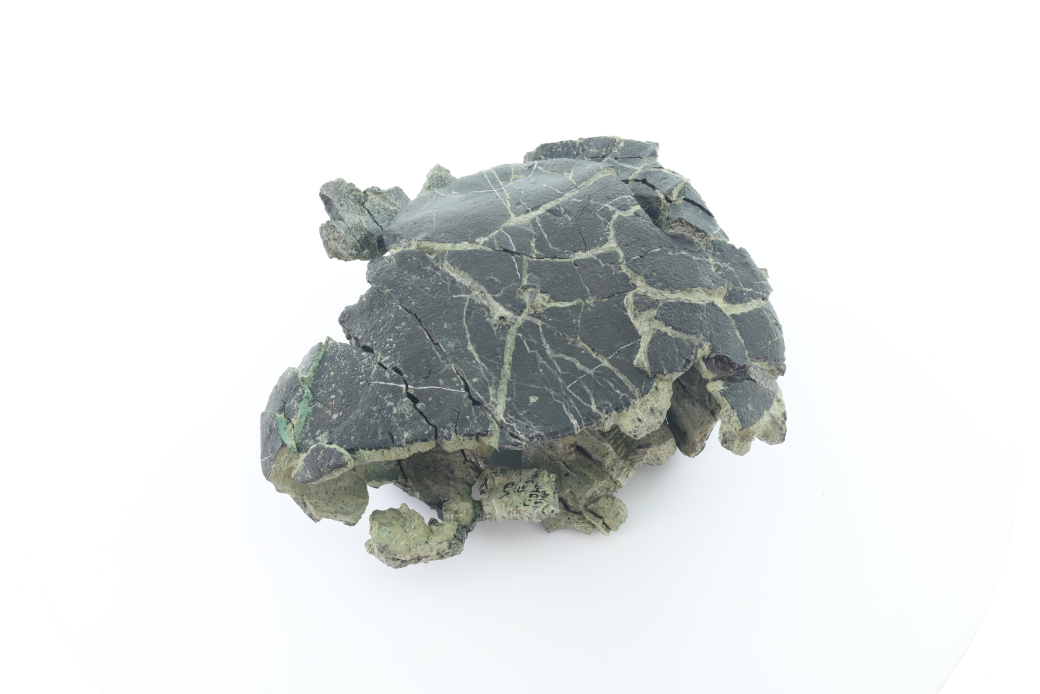
#> input picture test_directories/fresh_data/UF-IZ-turtle/series/noscale/IMG_6121.JPG, 6240 x 4160 px, given as the content of the folder IL/Photogrammetry/2022_11/UF_UF_244450/Images/noscale/images, which was not available (shown at 1/6 size)
$ python mask_examples.py
#> lines starting #> are read from the running program, lines starting #| are printed output that depends on the picture; after the words box and inside, x2 and y2 are one past the last pixel; in counts of white or black regions, pixels touching at a corner belong together; pictures that were not available may be replaced by others from this repository, and a replacement may not be noted
### pylib/makeMasks.py
import numpy as np
import cv2
import glob
import time
from numpy.linalg import norm
import os
import imutils
from concurrent.futures import ThreadPoolExecutor

def pgOtsuMask(img,dilate_intensity=0.3,show=False):

    #scale_percent = 30
    initial_dim = [img.shape[1],img.shape[0]]

    #dim = (int(img.shape[1] * scale_percent / 100), int(img.shape[0] * scale_percent / 100))
    #img = cv2.resize(img, dim)
    img = imutils.resize(img, width=500)

    # figure out if the background is black
    lightness = np.average(norm(img, axis=2)) / np.sqrt(3)
    has_black_bg = lightness < 127
    if show:
        if has_black_bg:
            print("Detected black background")
        else:
            print("Detected white background")

    start_time = time.time()  ##################################################

    # TODO apply propor to image size
    img = cv2.GaussianBlur(img, (5, 5), 0)

    if show:
        print("Time taken for blur --- %s seconds ---" % (time.time() - start_time))
        cv2.imshow("blur",img)
        cv2.waitKey(0)
        start_time = time.time()

    start_time = time.time() ##################################################

    img = cv2.cvtColor(img, cv2.COLOR_BGR2GRAY)
    mask = cv2.threshold(img, 0, 255, #240
                           cv2.THRESH_BINARY | cv2.THRESH_OTSU)[1]

    if not has_black_bg:
        mask = cv2.bitwise_not(mask)

    segment_pix_size = np.sum(img == 255)

    if show:
        print("Time taken for otsu --- %s seconds ---" % (time.time() - start_time))
        cv2.imshow("mask", mask)
        cv2.waitKey(0)
        start_time = time.time()

    k_size = int(dilate_intensity * 25)
    kernel = np.ones((k_size, k_size), np.uint8)
    mask = cv2.dilate(mask, kernel, iterations=1)

    if show:
        print("Time taken for dilate --- %s seconds ---" % (time.time() - start_time))
        cv2.imshow("dilated", mask)
        cv2.waitKey(0)
        start_time = time.time()

    #kernel = cv2.getStructuringElement(cv2.MORPH_ELLIPSE, (20, 20))
    #mask = cv2.morphologyEx(mask, cv2.MORPH_OPEN, kernel)

    #mask = cv2.morphologyEx(mask, cv2.MORPH_CLOSE, cv2.getStructuringElement(cv2.MORPH_RECT, (3, 3)), iterations=3)
    contour, hier = cv2.findContours(mask, cv2.RETR_CCOMP, cv2.CHAIN_APPROX_SIMPLE)

    mask = np.zeros(img.shape)
    for cnt in contour:
        cv2.drawContours(mask, [cnt], 0, 255, -1)
    mask = mask.astype(np.uint8)

    if show:
        print("Time taken for close --- %s seconds ---" % (time.time() - start_time))
        cv2.imshow("closed", mask)
        cv2.waitKey(0)
        start_time = time.time()

    # Connected components with stats.
    labels, output, stats, centroids = cv2.connectedComponentsWithStats(mask, connectivity=4)

    # remove small components for speed
    remove_barcodes_by_rectangle = False
    #remove_barcodes_by_center = False

    if remove_barcodes_by_rectangle:
        is_rectangle = []
        for l in range(labels):
            points = np.argwhere(output == l)
            rect = cv2.minAreaRect(points)
            box = cv2.boxPoints(rect)
            print(box)
            w = abs(box[1,0] - box[0,0])
            h = abs(box[2,1] - box[0,1])
            print(stats[l, cv2.CC_STAT_AREA])
            print(h*w)
            is_rectangle.append(abs(h*w - stats[l, cv2.CC_STAT_AREA]) < 10)
        non_rect_labels = [i for i, x in enumerate(is_rectangle) if x]

        # Find the largest non background component.
        # Note: range() starts from 1 since 0 is the background label.
        #max_label, max_size = max([(i, stats[i, cv2.CC_STAT_AREA]) for i in range(1, labels)], key=lambda x: x[1])
        label_areas = [(i, stats[i, cv2.CC_STAT_AREA]) for i in non_rect_labels] #range(1, labels)
        label_areas.sort(key=lambda x: x[1],reverse=True)
        top3_labels = list(zip(*label_areas[0:3]))[0]
        #print(top3_labels)
        #print(centroids)
        label_centroids = centroids[top3_labels,:]
        #print(label_centroids)
        img_mid = [np.shape(img)[1] / 2, np.shape(img)[0] / 2]
        #print(img_mid)
        centroid_dists = [sum(abs(c - img_mid)) for c in label_centroids]
        final_label = top3_labels[np.argmin(centroid_dists)]

    else:
        max_label, max_size = max([(i, stats[i, cv2.CC_STAT_AREA]) for i in range(1, labels)], key=lambda x: x[1])
        final_label = max_label

    mask = np.zeros(img.shape)
    mask[output == final_label] = 255

    if show:
        print("Time taken for comp --- %s seconds ---" % (time.time() - start_time))
        cv2.imshow("best component", mask)
        cv2.waitKey(0)

    mask = cv2.resize(mask,initial_dim)
    return(mask)

def makeMasks(folder_id, base_folder="N:/NaturalHistory/DIL/Photogrammetry/",mask_dilate_intensity=0.3,print_steps=False,show=False):
    """
            An automatic script to align and export images from a photogrammetry directory

            :param str OR list folder_id: the path to the photogrammetry folders formatted like so "2022-11/UF_Herp_104033"
                Can be a single path OR a list of paths like ["2022-11/UF_Herp_104033", "2022-11/UF_Herp_330234"]
            :param float mask_dilate_intensity: the amount to "puff out" masks
                Lower values make masks tighter to specimens but can lead to missed portions
            :param bool print_steps: specify whether to print detailed steps
            :param bool show: specify whether to show masked images for testing
                Shown images must be exited before next image will appear
    """
#> called with base_folder = 'N:/NaturalHistory/DIL/Photogrammetry/', mask_dilate_intensity = 0.3, print_steps = False, show = False

    if not isinstance(folder_id, list):
        folder_id = [folder_id]
    for f in folder_id:
        print("Starting folder " + f + "...")
        pg_directory = f
        pg_directory = base_folder + pg_directory + "/images"
        subdirs = [d[0] for d in os.walk(pg_directory)]

        print("Finding image paths...")
        for dir in subdirs:
            tif_paths = glob.glob(dir + '/*.tif', recursive=True)
            jpg_paths = glob.glob(dir + '/*.jpg', recursive=True)
            jpg_paths2 = glob.glob(dir + '/*.JPG', recursive=True)
            paths = tif_paths + jpg_paths + jpg_paths2

            init_start_time = time.time()

            print("Loading all images in batch...")
            start_time = time.time()
            with ThreadPoolExecutor(max_workers=32) as executor:
                imgs = list(executor.map(cv2.imread, paths))
#> imgs = 2 items
            if print_steps: print("Time taken for img read --- %s seconds ---" % (time.time() - start_time))

            i = 0
            for img,path in tuple(zip(imgs, paths)) :
                # [4 lines of commented-out code are left out]

                start_time = time.time()
                mask = pgOtsuMask(img,dilate_intensity=mask_dilate_intensity)
                if print_steps: print("Time taken for full size image --- %s seconds ---" % (time.time() - start_time))

                if show:
                    scale_percent = 20
                    dim = (int(img.shape[1] * scale_percent / 100), int(img.shape[0] * scale_percent / 100))
                    resized = cv2.resize(img, dim)
                    resized_mask = pgOtsuMask(resized)
                    cv2.imshow("img", resized)
                    cv2.waitKey(0)
                    cv2.imshow("mask", resized_mask)
                    cv2.waitKey(0)

                start_time = time.time()
                cv2.imwrite(path + ".mask.png",mask)
                if print_steps: print("Time taken for write --- %s seconds ---" % (time.time() - start_time))
                i += 1
                if (i % 25) == 0:
                    print("Number of images finished:" + str(i))
#> this loop made 2 passes
#> pass 1, in pgOtsuMask, `img = imutils.resize(img, width=500)`:
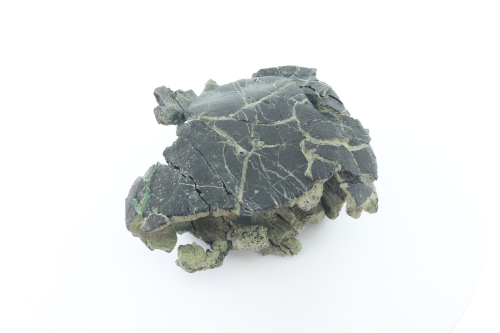
#> img: shape (333, 500, 3); mean of channels 0, 1, 2 225.3, 225.7, 223.1; drawn as B, G, R
#> pass 1, in pgOtsuMask, `mask = cv2.threshold(img, 0, 255,`:
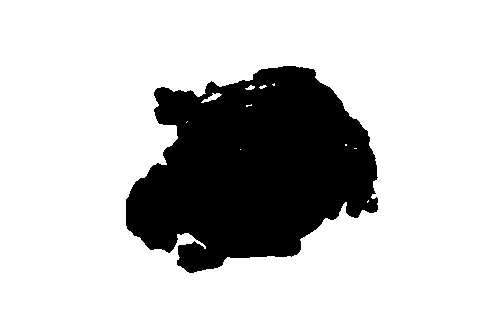
#> mask: shape (333, 500); 78.6% white; 1 black region, box (x1, y1, x2, y2) and area: (126, 66, 378, 273) 35584
#> after the loop, i = 2

        print("Finished one ID: total time taken --- %s seconds ---" % (time.time() - init_start_time))

### test/mask_examples.py
from makeMasks import makeMasks

makeMasks("N:/NaturalHistory/DIL/Photogrammetry/2022_11/UF_UF_244450/Images/noscale", print_steps=False, show=False)

$ run again, on test_directories/fresh_data/UF-IZ-turtle/series/noscale/IMG_6137.JPG
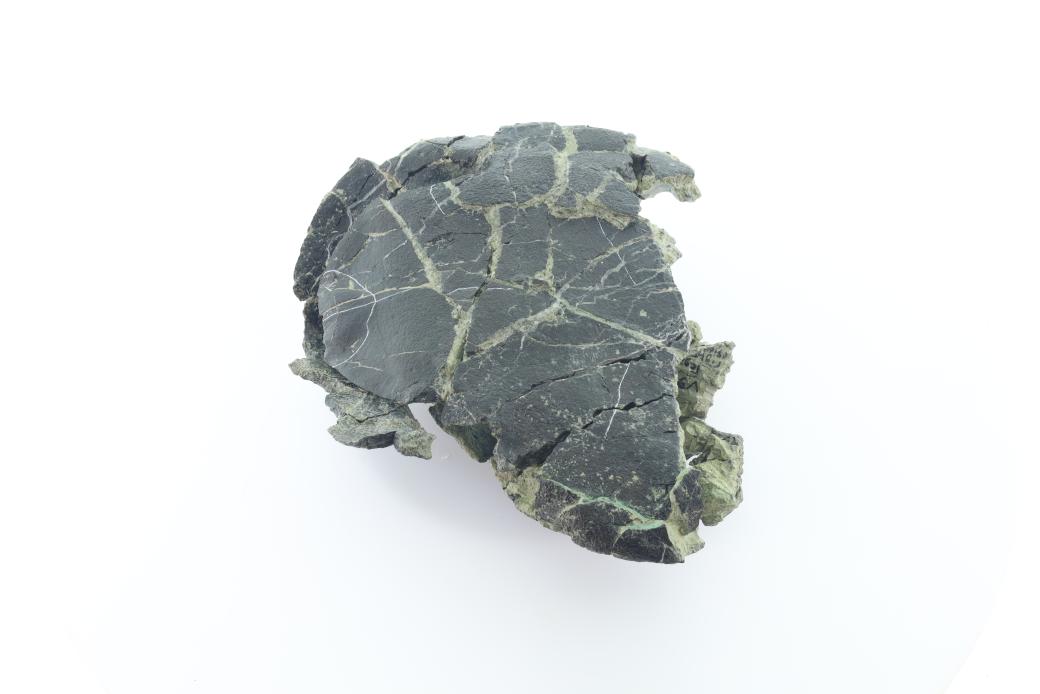
#> input picture test_directories/fresh_data/UF-IZ-turtle/series/noscale/IMG_6137.JPG, 6240 x 4160 px, given as the content of the folder IL/Photogrammetry/2022_11/UF_UF_244450/Images/noscale/images, which was not available (shown at 1/6 size)
#> imgs = 2 items
#> the loop in makeMasks, `for img,path in tuple(zip(imgs, paths)) : #print(path) #start_time = t..` made 2 passes
#> pass 1, in pgOtsuMask, `img = imutils.resize(img, width=500)`:
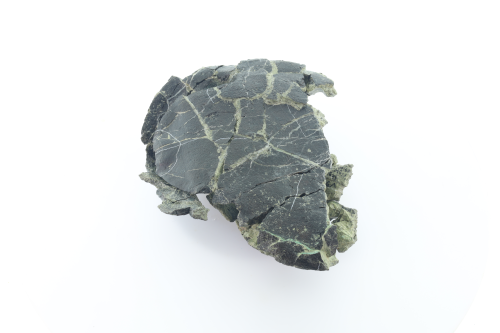
#> img: shape (333, 500, 3); mean of channels 0, 1, 2 228.1, 227.8, 225.1; drawn as B, G, R
#> pass 1, in pgOtsuMask, `mask = cv2.threshold(img, 0, 255,`:
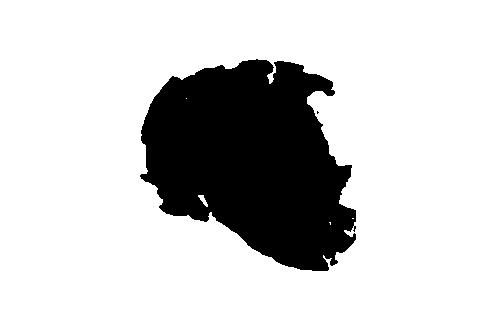
#> mask: shape (333, 500); 81% white; 2 black regions (1 under 20 px), largest, box (x1, y1, x2, y2) and area: (140, 59, 356, 271) 31665
#> after the loop in makeMasks, `for img,path in tuple(zip(imgs, paths)) :`: i = 2
